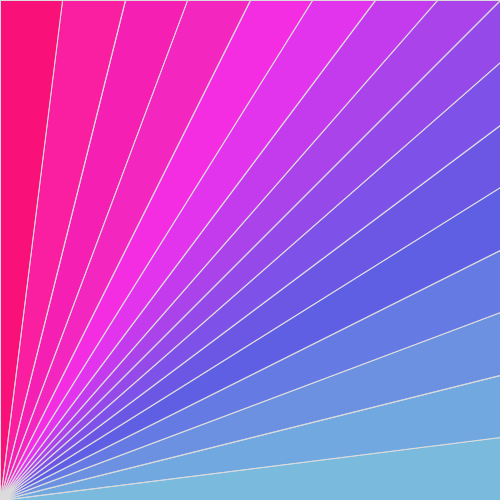
Frame 1 (no input)
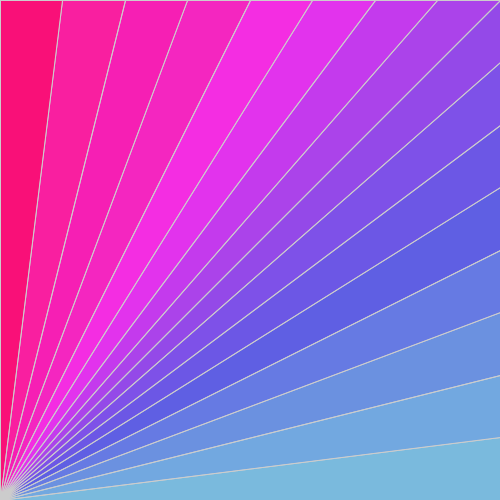
Frame 60 (the mouse pressed at the canvas centre just before this capture)
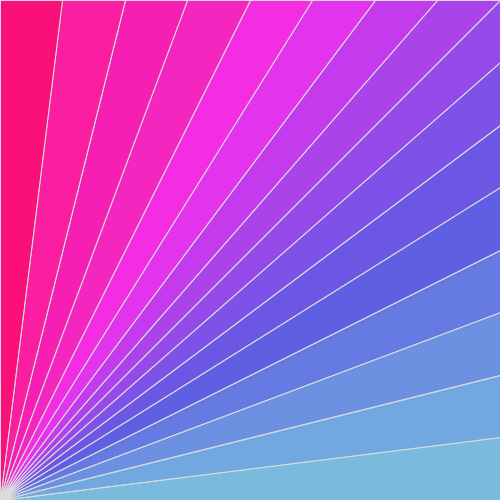
Frame 120 (the mouse held since frame 60 and released just before this capture)

The Processing sketch that drew these frames (run headless with seeded random() and noise(); from frame 60 on, the mouse is pressed at the canvas centre):

// Processing sketch: processing_37578
// ── processing_37578.pde

void setup(){
size(500,500);
background(255);
}

void draw(){

smooth();
strokeWeight(1);

stroke(random(200,230));
fill(122,186,221);
triangle(500,437.5,0,500,500,500);

fill(114,168,224);
triangle(500,375,0,500,500,437.5);

fill(107,145,224);
triangle(500,312.5,0,500,500,375);

fill(102,122,227);
triangle(500,250,0,500,500,312.5);

fill(95,95,227);
triangle(500,187.5,0,500,500,250);

fill(108,87,229);
triangle(500,125,0,500,500,187.5);

fill(126,81,232);
triangle(500,62.5,0,500,500,125);

fill(148,73,232);
triangle(500,0,0,500,500,62.5);

fill(171,67,234);
triangle(437.5,0,0,500,500,0);

fill(196,58,237);
triangle(375,0,0,500,437.5,0);

fill(226,51,237);
triangle(312.5,0,0,500,375,0);

fill(244,45,226);
triangle(250,0,0,500,312.5,0);

fill(244,38,192);
triangle(187.5,0,0,500,250,0);

fill(246,31,180);
triangle(125,0,0,500,187.5,0);

fill(249,31,160);
triangle(62.5,0,0,500,125,0);

fill(249,16,120);
triangle(0,0,0,500,62.5,0);

}
                
